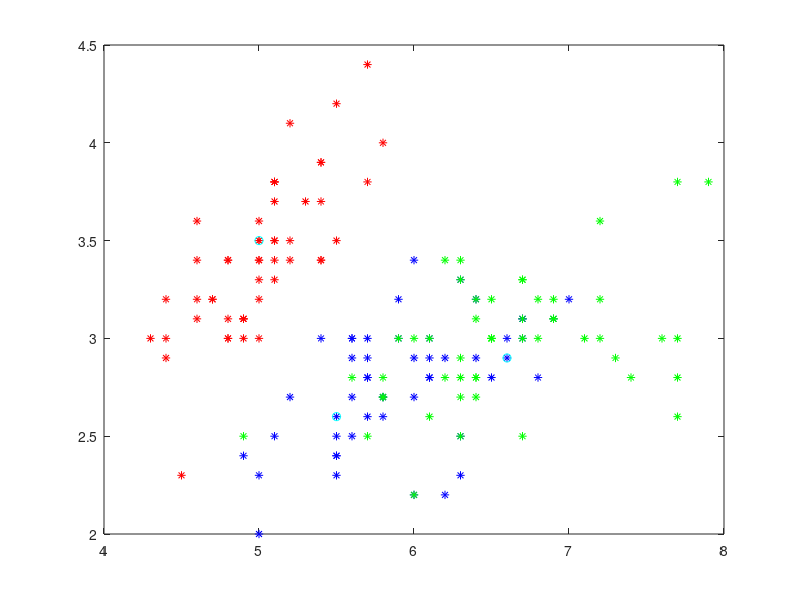
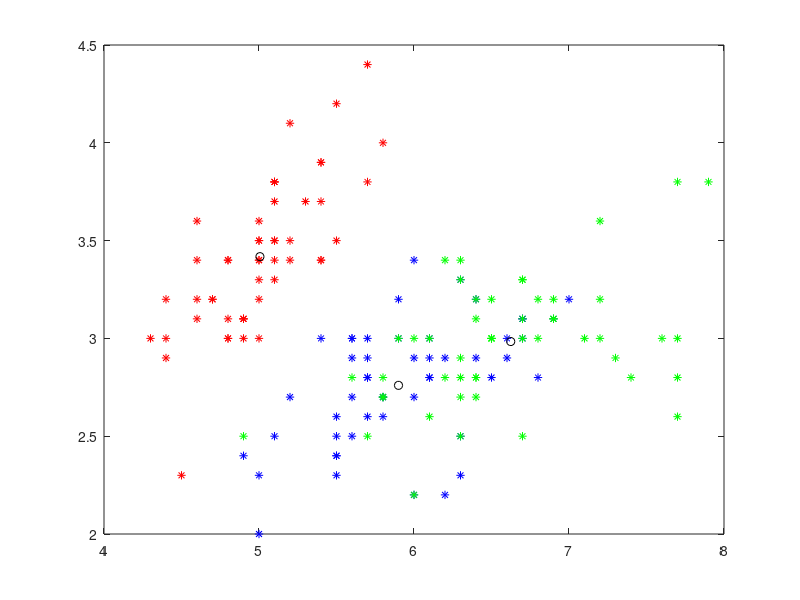

The MATLAB source for these figures, in order:
clc;
clear;

% Number of centroids
K = 3;

%load iris data , pay attention to the format
load iris.txt ;  


% it is dofferent from the data we had before , not (x, y) stands for a point , now it is 4 feature and 1 label for each flower 
setosa = iris((iris(:,5) == 0),:);       % setosa: all rows with column values = 1 
versicolor = iris((iris(:,5) == 1),:);
virginica = iris((iris(:,5) == 2),:);
                                                                                                                 % 1 means x , 2 means y , for rows and columns

% pack up our data
X = [setosa;
     versicolor;
     virginica];
   
% Let m=rows n=cols
m = size(X,1);
n = size(X,2);

% Randomly init the centroids
centroids = zeros(K,n);
randidx = randperm(m);
centroids = X(randidx(1:K),:);
plot(setosa(:,1),setosa(:,2),'r*',versicolor(:,1),versicolor(:,2),'b*',virginica(:,1),virginica(:,2),'g*',centroids(:,1),centroids(:,2),'co');    
% hold on
figure
% How would I wrap this in a loop
% to converge? Instead of using a
% static iteration value

%%%%%%% START LOOP %%%%%%%
delta = 0.01;
break_err = 999;
while break_err > delta

  % Create the index map bin
  indices = zeros(m,1);

  for i=1:m
    
      % Initial min index guess
      k = 1;
    
      % Euclidean Distance for first K centroid
      min_dist = sqrt(sum((X(i,:) - centroids(1,:)).^2));
    
      for j=2:K
        
          dist = sqrt(sum((X(i,:) - centroids(j,:)).^2));
        
          if(dist < min_dist)
              min_dist = dist;
              k = j;
          end
      end 
      indices(i) = k;
  end

  % How would I store the old centroids?
  old_centroids = centroids;

  
  % How can I update the centroids?
  for i=1:K
  
      % How can I get all the points closest to a centroid?
      temp_bin = X(indices==i,:);
  
      % How can I count how many there are?
      count = size(temp_bin,1);
      
      % What is my update rule?
       centroids(i,:) = sum(temp_bin) * 1/count;

  end    
      
  % How can I easily get an error to break at convergence?
  break_err = sum(sqrt(sum((old_centroids - centroids).^2))./K);
  break_err
  
%%%%%%% END LOOP %%%%%%%
end

plot(setosa(:,1),setosa(:,2),'r*',versicolor(:,1),versicolor(:,2),'b*',virginica(:,1),virginica(:,2),'g*',centroids(:,1),centroids(:,2),'ko');


%test = [X indices]
    
    
    

























